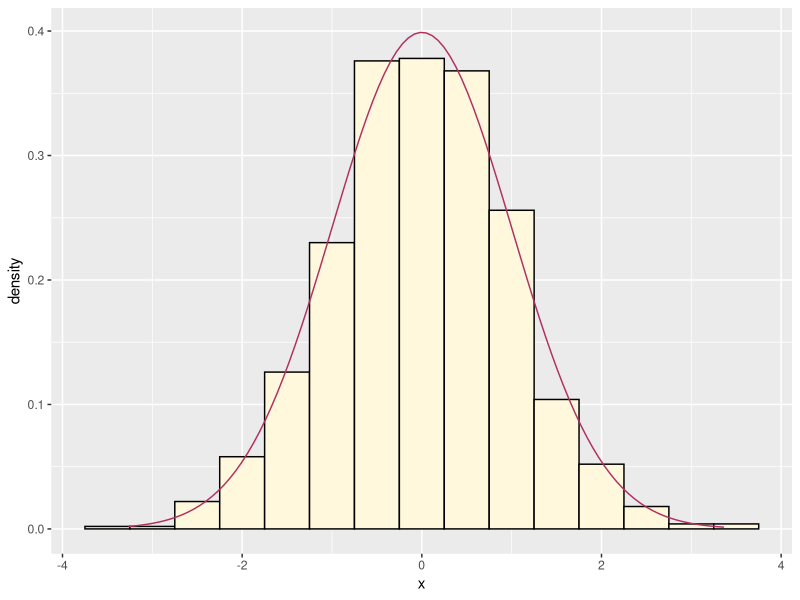
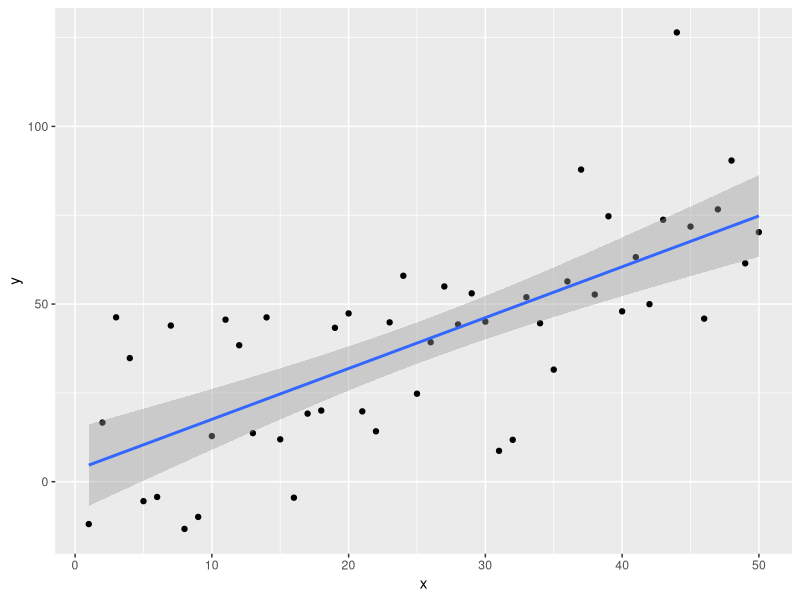
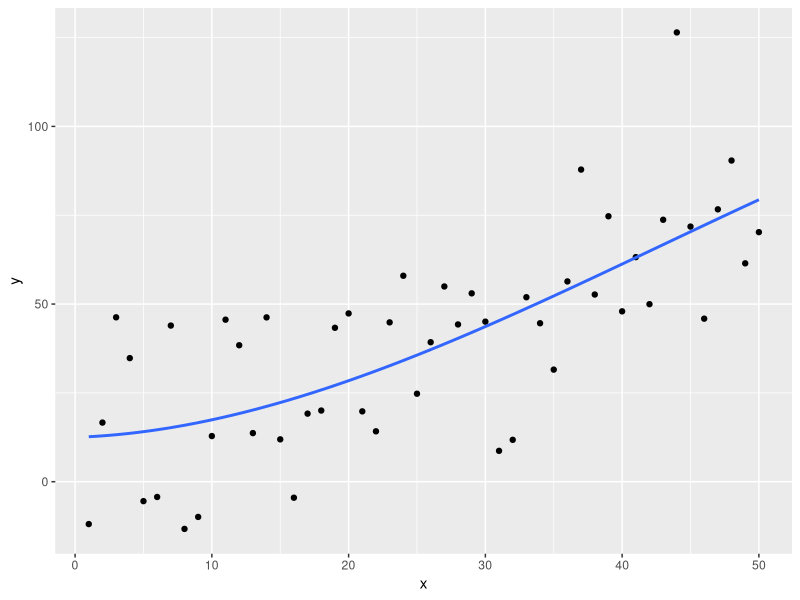

Reproduce these figures in R, in order.
## ---- chunk 1
library(rmarkdown)
library(ggplot2)
## ---- chunk 2
2 * pi
## ---- chunk 3
# set.seed(42) # uncomment to always get the same plot
mydata <- data.frame(x = rnorm(1000))
ggplot(mydata, aes(x)) +
    geom_histogram(aes(y = ..density..), binwidth = 0.5,
        fill = "cornsilk", color = "black") +
    stat_function(fun = dnorm, color = "maroon")
## ---- chunk 4
2 + 2
## ---- chunk 5
hide <- 3
## ---- chunk 6
hide
## ---- chunk 7
n <- 50
x <- seq(1, n)
a.true <- 3
b.true <- 1.5
y.true <- a.true + b.true * x
s.true <- 17.3
y <- y.true + s.true * rnorm(n)
out1 <- lm(y ~ x)
summary(out1)
## ---- chunk 8
mydata <- data.frame(x, y)
ggplot(mydata, aes(x = x, y = y)) + geom_point() + geom_smooth(method = "lm")
## ---- chunk 9
out3 <- lm(y ~ x + I(x^2) + I(x^3))
summary(out3)
## ---- chunk 10
ggplot(mydata, aes(x = x, y = y)) + geom_point() +
    geom_smooth(method = "lm", se = FALSE, formula = y ~ poly(x, 3))
## ---- chunk 11
out2 <- lm(y ~ x + I(x^2))
anova(out1, out2, out3)
## ---- chunk 12
foo <- anova(out1, out2, out3)
class(foo)
## ---- chunk 13
options(knitr.kable.NA = '')
knitr::kable(foo, caption = "ANOVA Table", digits = c(0, 0, 2, 0, 2, 3, 3))
